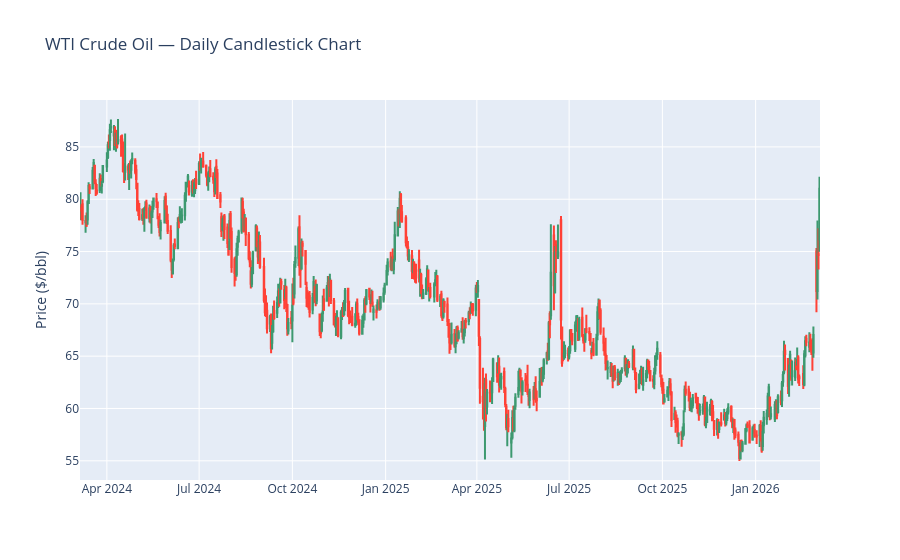

Source (notebook cell):
### Markdown cell above
### Plot a candlestick chart

### Code cell
candlestick = go.Candlestick(
    x=wti_data.index,
    open=wti_data['Open'],
    high=wti_data['High'],
    low=wti_data['Low'],
    close=wti_data['Close'])

fig = go.Figure(data=[candlestick])
fig.update_layout(
    title='WTI Crude Oil — Daily Candlestick Chart',
    yaxis_title='Price ($/bbl)',
    xaxis_rangeslider_visible=False
)
fig.show()

### Figure 1 — Plotly figure (JSON) as saved in the notebook; plotly's stock layout.template omitted (floating-point values rounded to 4 significant figures; data arrays with more than 128 entries replaced by an {"elided": "..."} marker saying what was removed)
{"data": [{"close": {"elided": "503 float values"}, "high": {"elided": "503 float values"}, "low": {"elided": "503 float values"}, "open": {"elided": "503 float values"}, "type": "candlestick", "x": {"elided": "503 str values"}}], "layout": {"title": {"text": "WTI Crude Oil — Daily Candlestick Chart"}, "xaxis": {"rangeslider": {"visible": false}}, "yaxis": {"title": {"text": "Price ($/bbl)"}}}}
